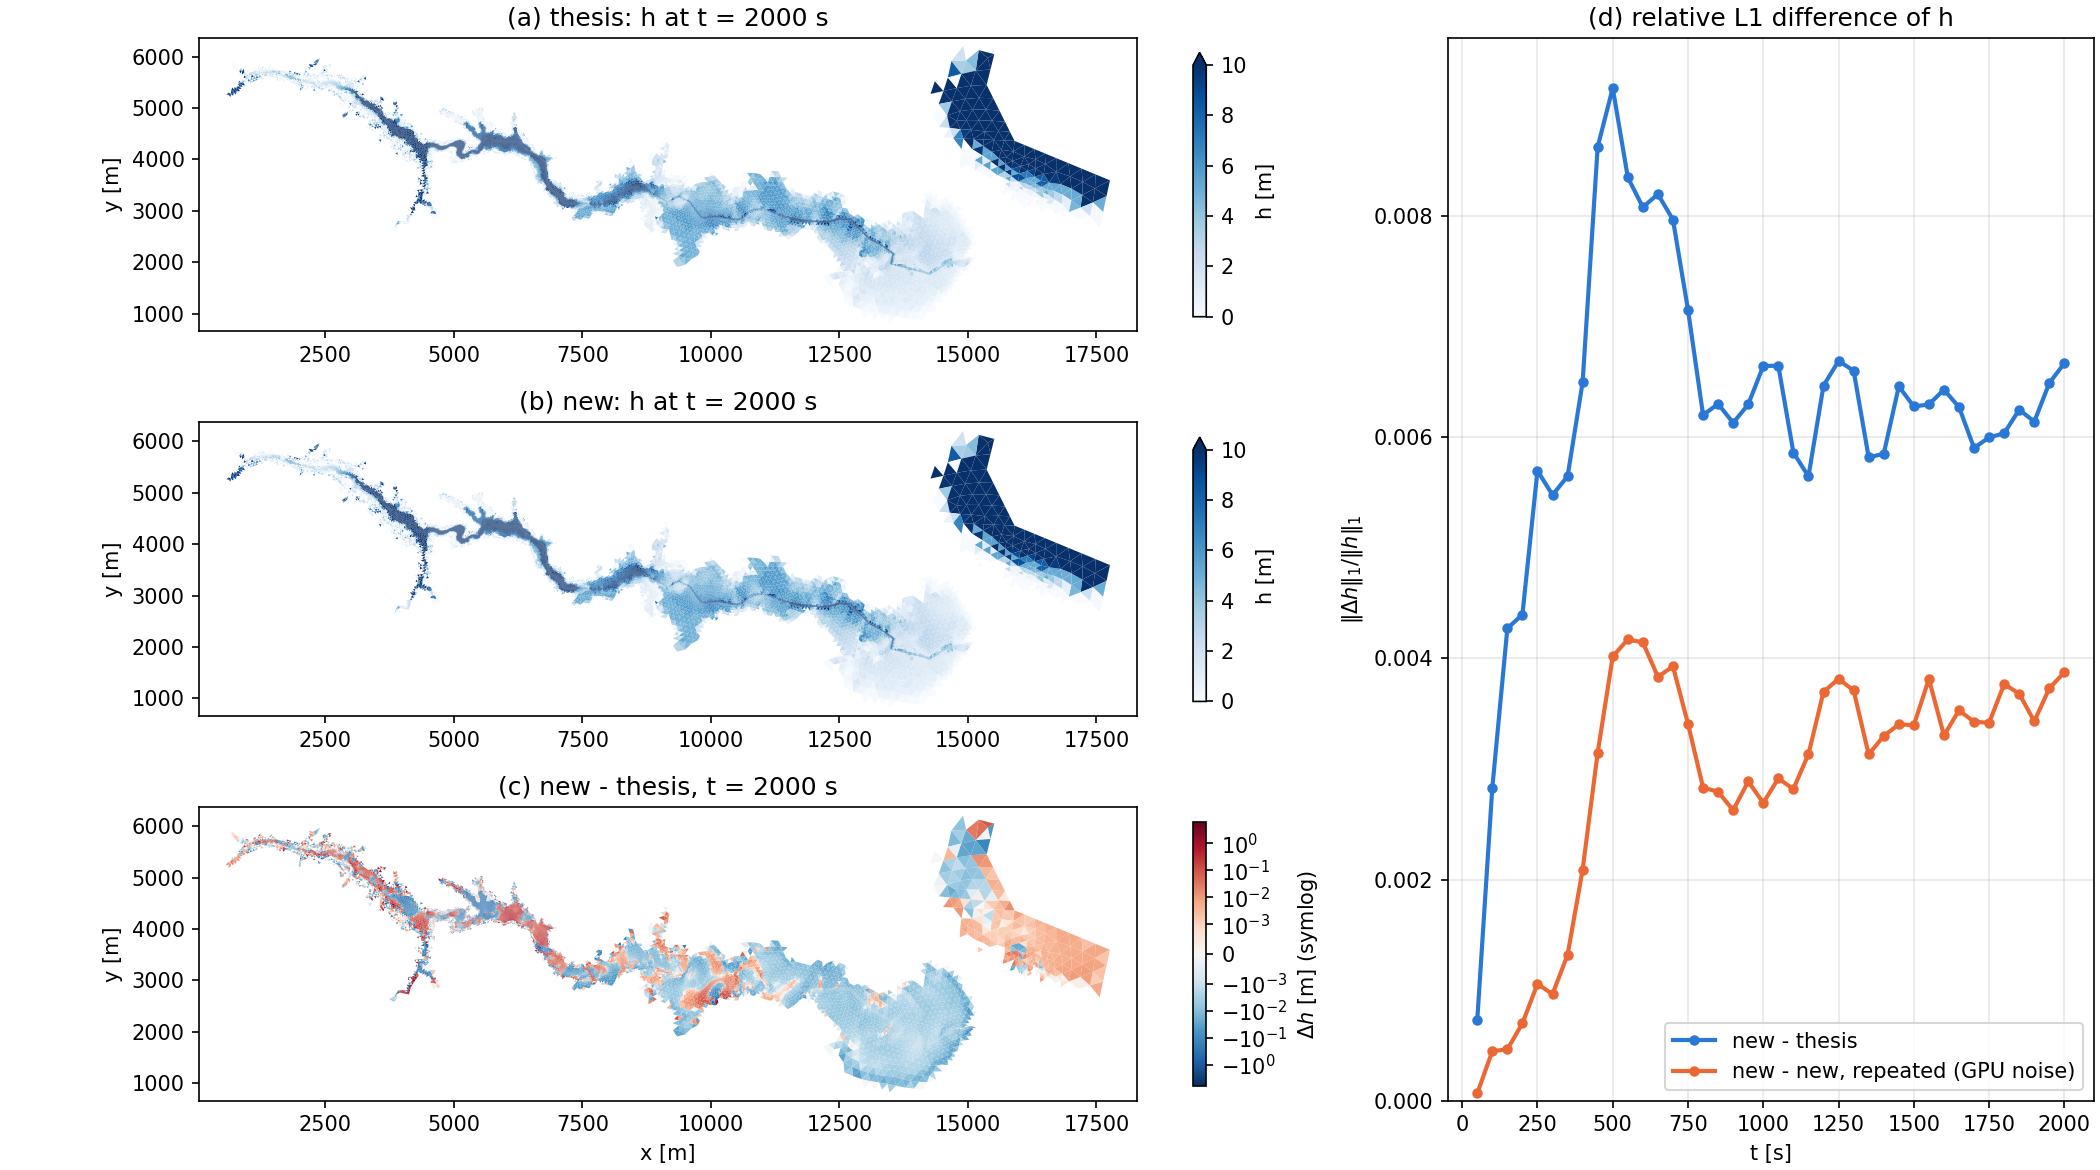

Write Python code to recreate this figure.
"""Figure: the Malpasset session (thesis configuration, symbolic JAX solver) against the thesis
run ``thesis/cases/malpasset_jax/output/zp_l1``.

    python malpasset_thesis_vs_new.py THESIS.h5 NEW.h5 REPEAT.h5 [T]

(a) h of the thesis run and (b) of the new run at t = T (default 2000 s), cell values, same
colour limits, dry cells (h <= 1e-3 m) unpainted; (c) h_new - h_thesis, symmetric-log colour
scale (linear within 1 mm); (d) the relative L1 difference of h against the thesis run at the
thesis' snapshot times, with the new run's GPU run-to-run difference (REPEAT: the same run
again) as the noise floor.  Writes malpasset_thesis_vs_new.png / .pdf beside this file.
"""
import os
import sys

import h5py
import numpy as np
import matplotlib as mpl
mpl.use("Agg")
import matplotlib.pyplot as plt
from matplotlib.collections import PolyCollection
from matplotlib.colors import Normalize, SymLogNorm

DRY, VMAX = 1e-3, 10.0
BLUE, ORANGE = "#2a78d6", "#eb6834"


def load(path):
    """`{time: Q}`, the triangle vertices `(n, 3, 2)` and the cell areas."""
    with h5py.File(path, "r") as f:
        snaps = {round(float(f["fields"][k]["time"][()]), 6): np.asarray(f["fields"][k]["Q"])
                 for k in f["fields"]}
        v = np.asarray(f["mesh"]["vertex_coordinates"])
        c = np.asarray(f["mesh"]["cell_vertices"])
    v = v.T if v.shape[0] < v.shape[1] else v
    c = c.T if c.shape[0] < c.shape[1] else c
    tri = v[c[:, :3], :2]
    area = 0.5 * np.abs((tri[:, 1, 0] - tri[:, 0, 0]) * (tri[:, 2, 1] - tri[:, 0, 1])
                        - (tri[:, 2, 0] - tri[:, 0, 0]) * (tri[:, 1, 1] - tri[:, 0, 1]))
    return snaps, tri, area


def cells(ax, tri, values, mask, **kw):
    """The cells `mask` painted with `values`."""
    pc = PolyCollection(tri[mask], array=values[mask], edgecolors="none", **kw)
    ax.add_collection(pc)
    return pc


def main(thesis, new, repeat, t=2000.0):
    A, tri, area = load(thesis)
    B, tri_b, _ = load(new)
    R, _, _ = load(repeat)
    assert np.allclose(tri, tri_b), "different meshes"
    t = round(float(t), 6)
    hA, hB = A[t][1], B[t][1]
    wet = (hA > DRY) | (hB > DRY)
    lo, hi = tri[wet].reshape(-1, 2).min(0), tri[wet].reshape(-1, 2).max(0)
    pad = 0.03 * (hi - lo)

    fig = plt.figure(figsize=(14, 7.8), constrained_layout=True)
    gs = fig.add_gridspec(3, 2, width_ratios=[1.75, 1])
    maps = [fig.add_subplot(gs[k, 0]) for k in range(3)]
    norm = Normalize(0.0, VMAX)
    for ax, h, lab in ((maps[0], hA, "(a) thesis"), (maps[1], hB, "(b) new")):
        pc = cells(ax, tri, h, h > DRY, cmap="Blues", norm=norm)
        fig.colorbar(pc, ax=ax, label="h [m]", extend="max", shrink=0.9)
        ax.set_title(f"{lab}: h at t = {t:.0f} s")
    d = hB - hA
    lim = float(np.abs(d[wet]).max())
    pc = cells(maps[2], tri, d, wet, cmap="RdBu_r",
               norm=SymLogNorm(linthresh=1e-3, vmin=-lim, vmax=lim))
    fig.colorbar(pc, ax=maps[2], label=r"$\Delta h$ [m] (symlog)", shrink=0.9)
    maps[2].set_title(f"(c) new - thesis, t = {t:.0f} s")
    for ax in maps:
        ax.set_xlim(lo[0] - pad[0], hi[0] + pad[0])
        ax.set_ylim(lo[1] - pad[1], hi[1] + pad[1])
        ax.set_aspect("equal")
        ax.set_ylabel("y [m]")
    maps[2].set_xlabel("x [m]")

    times = sorted(set(A) & set(B) & set(R) - {0.0})
    l1 = lambda X, Y, s: np.sum(np.abs(X[s][1] - Y[s][1]) * area) / np.sum(Y[s][1] * area)
    ax = fig.add_subplot(gs[:, 1])
    ax.plot(times, [l1(B, A, s) for s in times], "-o", color=BLUE, lw=2, ms=4,
            label="new - thesis")
    ax.plot(times, [l1(B, R, s) for s in times], "-o", color=ORANGE, lw=2, ms=4,
            label="new - new, repeated (GPU noise)")
    ax.set_xlabel("t [s]")
    ax.set_ylabel(r"$\|\Delta h\|_1 / \|h\|_1$")
    ax.set_title("(d) relative L1 difference of h")
    ax.grid(alpha=0.3)
    ax.legend(loc="lower right")
    ax.set_ylim(bottom=0)
    stem = os.path.join(os.path.dirname(os.path.abspath(__file__)), "malpasset_thesis_vs_new")
    for ext in ("png", "pdf"):
        fig.savefig(f"{stem}.{ext}", dpi=150)
    print(f"-> {stem}.png/.pdf  max|dh|={lim:.3f} m")


if __name__ == "__main__":
    main(*sys.argv[1:4], *(float(x) for x in sys.argv[4:5]))
